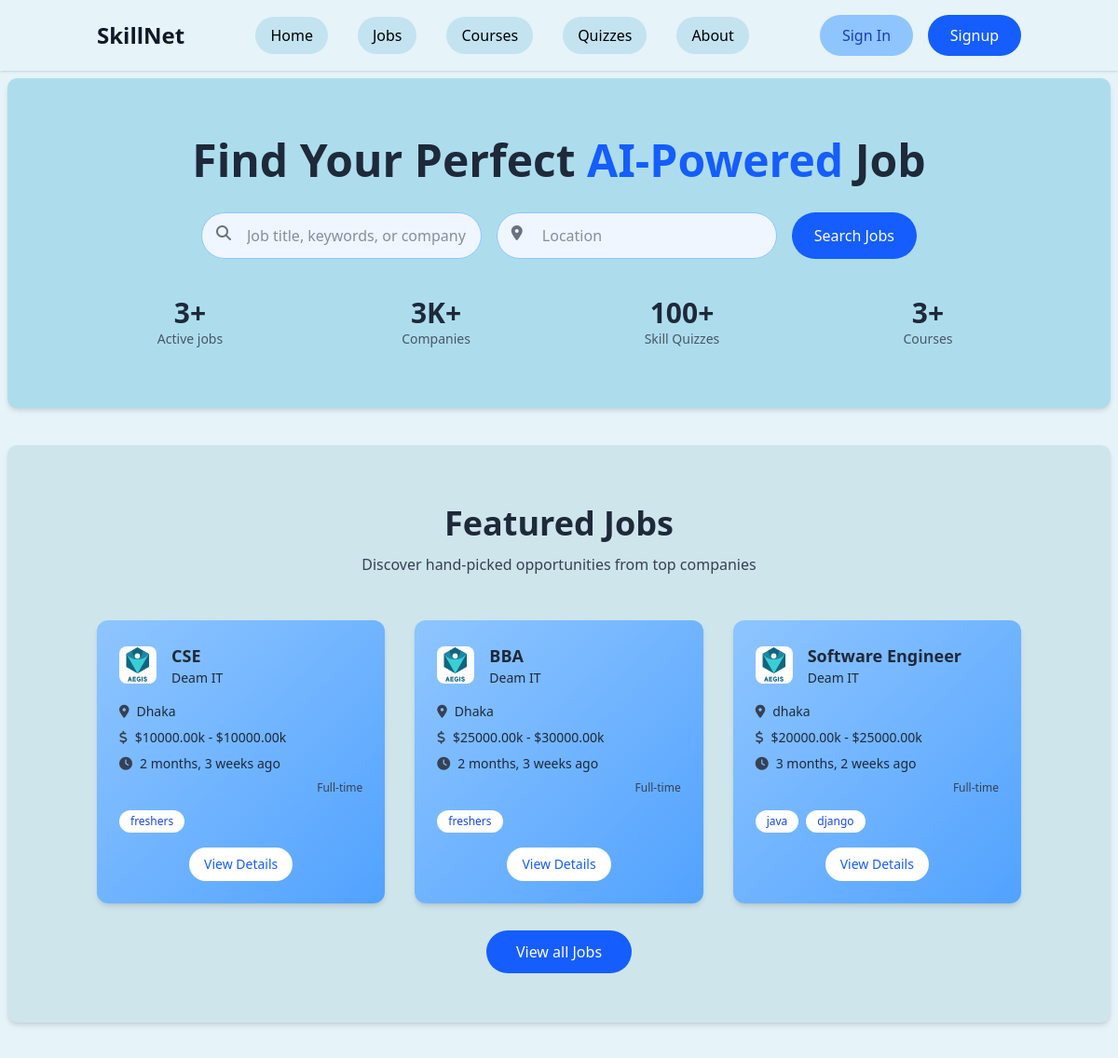
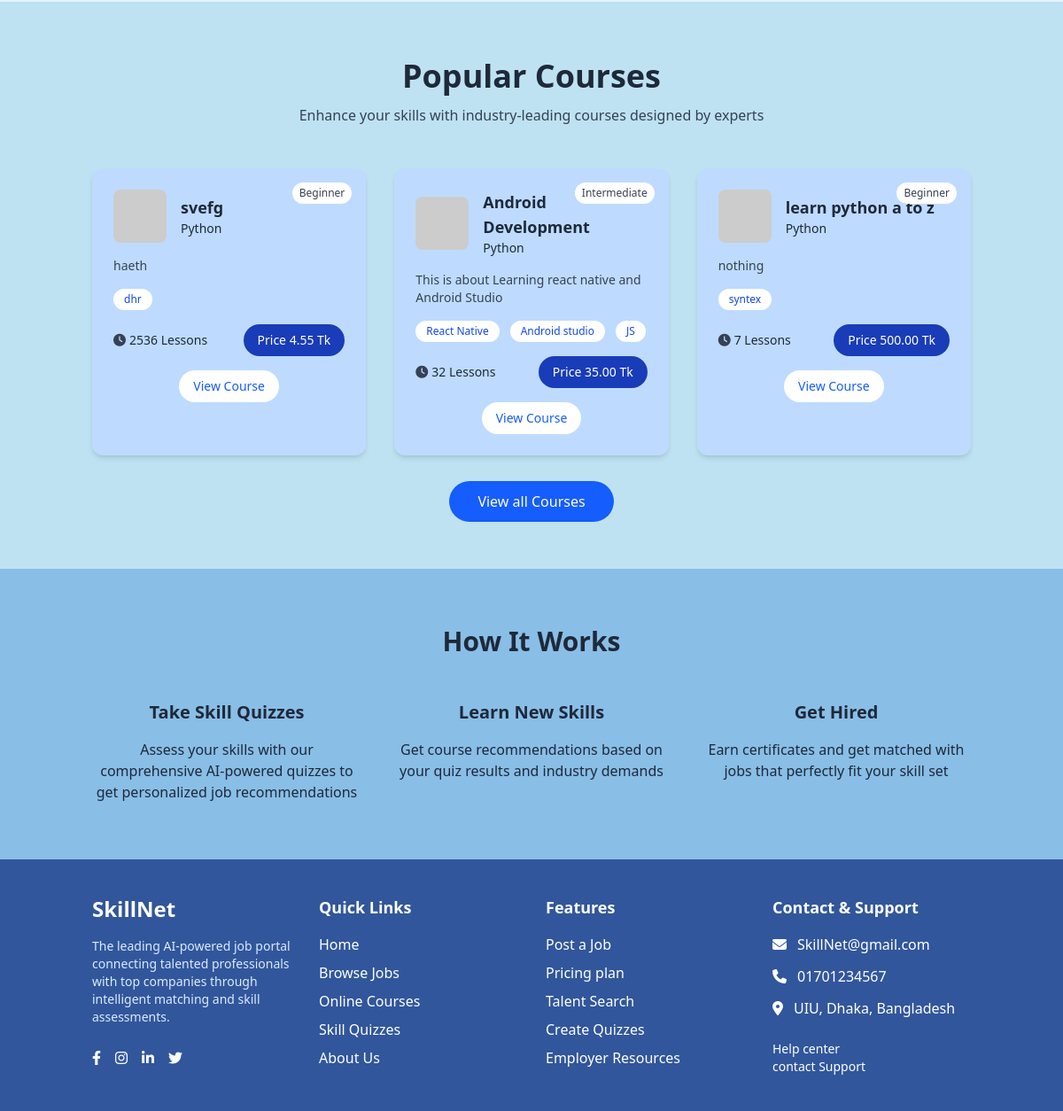
The page / on the database its author committed (2 pictures, top to bottom).
### app/models.py (models this page shows, shortened)
class Job(models.Model):
    JOB_TYPES = [
        ('full_time', 'Full-time'),
        ('part_time', 'Part-time'),
        ('contract', 'Contract'),
        ('internship', 'Internship'),
    ]
    EXPERIENCE_LEVELS = [
        ('entry', 'Entry-level'),
        ('mid', 'Mid-level'),
        ('senior', 'Senior'),
        ('top', 'Top-level'),
    ]
    WORK_MODES = [
        ('remote', 'Remote'),
        ('office', 'Office'),
        ('hybrid', 'Hybrid'),
    ]
    title = models.CharField(max_length=200)
    company = models.ForeignKey(Company, on_delete=models.CASCADE)
    location = models.CharField(max_length=100)
    salary_min = models.DecimalField(max_digits=10, decimal_places=2)
    salary_max = models.DecimalField(max_digits=10, decimal_places=2)
    job_type = models.CharField(max_length=20, choices=JOB_TYPES, default='full_time')
    experience_level = models.CharField(max_length=20, choices=EXPERIENCE_LEVELS, default='mid')
    work_mode = models.CharField(max_length=20, choices=WORK_MODES, default='office')
    description = models.TextField()
    requirements = models.TextField()
    skills_required = models.CharField(max_length=500)
    posted_date = models.DateTimeField(auto_now_add=True)
    is_active = models.BooleanField(default=True)
    category = models.CharField(max_length=100, default='General')
    def get_salary_range(self):
        return f"${self.salary_min}k - ${self.salary_max}k"
    def get_skills_list(self):
        return [skill.strip() for skill in self.skills_required.split(',')]

class Company(models.Model):
    name = models.CharField(max_length=200)
    logo = models.ImageField(upload_to='company_logos/', blank=True, null=True)
    description = models.TextField(blank=True)

class Course(models.Model):
    DIFFICULTY_LEVELS = [
        ('beginner', 'Beginner'),
        ('intermediate', 'Intermediate'),
        ('advanced', 'Advanced'),
    ]
    title = models.CharField(max_length=200)
    category = models.ForeignKey(CourseCategory, on_delete=models.CASCADE)
    instructor = models.CharField(max_length=100)
    instructor_photo = models.ImageField(upload_to='instructors/', blank=True, null=True)
    thumbnail = models.ImageField(upload_to='course_thumbnails/', blank=True, null=True)
    description = models.TextField()
    short_description = models.CharField(max_length=300)
    difficulty = models.CharField(max_length=20, choices=DIFFICULTY_LEVELS)
    price = models.DecimalField(max_digits=10, decimal_places=2)
    duration_weeks = models.IntegerField()
    lessons_count = models.IntegerField()
    skills_covered = models.CharField(max_length=500)
    rating = models.DecimalField(max_digits=3, decimal_places=1, default=4.5)
    rating_count = models.IntegerField(default=0)
    students_count = models.IntegerField(default=0)
    created_date = models.DateTimeField(auto_now_add=True)
    is_active = models.BooleanField(default=True)
    def get_skills_list(self):
        return [skill.strip() for skill in self.skills_covered.split(',')]

class CourseCategory(models.Model):
    name = models.CharField(max_length=100)
    description = models.TextField(blank=True)

### app/views.py (the view)
# urls.py: 2. Add a URL to urlpatterns:  path('', views.home, name='home')
def home(request):
    featured_jobs = Job.objects.filter(is_active=True).order_by('-posted_date')[:3]
    popular_courses = Course.objects.filter(is_active=True).order_by('-created_date')[:3]
    context = {
        'featured_jobs': featured_jobs,
        'popular_courses': popular_courses,
    }
    return render(request, 'welcome.html', context)

### static/templates/welcome.html
{% extends 'base.html' %}
{% load static %}
{% block content %}
  <section class="bg-[#ADDDED] py-16 px-4 rounded-[10px] shadow-md mx-2 mt-2">
    <div class="container mx-auto text-center">
      <h1 class="text-4xl md:text-5xl font-bold mb-8">
        Find Your Perfect <span class="text-blue-600">AI-Powered</span> Job
      </h1>
      <form method="GET" action="{% url 'app:search_jobs' %}" class="max-w-3xl mx-auto mb-10 flex flex-col md:flex-row gap-4">
        <div class="relative flex-grow">
          <input type="text" name="q" placeholder="Job title, keywords, or company" class="w-full pl-12 pr-4 py-3 rounded-full border border-blue-300 focus:outline-none focus:ring-2 focus:ring-blue-500 bg-blue-50" />
          <i class="fas fa-search absolute left-4 top-3.5 text-gray-500"></i>
        </div>
        <div class="relative flex-grow">
          <input type="text" name="location" placeholder="Location" class="w-full pl-12 pr-4 py-3 rounded-full border border-blue-300 focus:outline-none focus:ring-2 focus:ring-blue-500 bg-blue-50" />
          <i class="fas fa-map-marker-alt absolute left-4 top-3.5 text-gray-500"></i>
        </div>
        <button type="submit" class="px-6 py-3 bg-blue-600 text-white rounded-full hover:bg-blue-700 transition">Search Jobs</button>
      </form>
      <div class="grid grid-cols-2 md:grid-cols-4 gap-8 text-center mt-10">
        <div>
          <p class="text-3xl font-bold">{{ featured_jobs.count }}+</p>
          <p class="text-sm text-gray-600">Active jobs</p>
        </div>
        <div>
          <p class="text-3xl font-bold">3K+</p>
          <p class="text-sm text-gray-600">Companies</p>
        </div>
        <div>
          <p class="text-3xl font-bold">100+</p>
          <p class="text-sm text-gray-600">Skill Quizzes</p>
        </div>
        <div>
          <p class="text-3xl font-bold">{{ popular_courses.count }}+</p>
          <p class="text-sm text-gray-600">Courses</p>
        </div>
      </div>
    </div>
  </section>
  <section class="py-16 bg-[#CEE5EC] my-10 rounded-[10px] shadow-md mx-2">
    <div class="container mx-auto px-4">
      <div class="text-center mb-12">
        <h2 class="text-3xl md:text-4xl font-bold">Featured Jobs</h2>
        <p class="mt-3 text-gray-700">Discover hand-picked opportunities from top companies</p>
      </div>
      <div class="grid grid-cols-1 md:grid-cols-3 gap-8 mb-10">
        {% for job in featured_jobs %}
        <div class="bg-gradient-to-br from-blue-300 to-blue-400 p-6 rounded-xl shadow-md hover:shadow-lg transition-shadow">
          <div class="flex items-center mb-4">
            <img src="{{ job.company.logo.url }}"
              alt="{{ job.company.name }}"
              class="mr-4 rounded-lg h-10 w-10 object-cover overflow-hidden" />
            <div>
              <h3 class="font-bold text-lg">{{ job.title }}</h3>
              <p class="text-sm text-gray-800">{{ job.company.name }}</p>
            </div>
          </div>
          <div class="space-y-2 text-sm mt-4">
            <div class="flex items-center">
              <i class="fas fa-map-marker-alt text-gray-700 mr-2"></i>
              {{ job.location }}
            </div>
            <div class="flex items-center">
              <i class="fas fa-dollar-sign text-gray-700 mr-2"></i>
              {{ job.get_salary_range }}
            </div>
            <div class="flex items-center">
              <i class="fas fa-clock text-gray-700 mr-2"></i>
              {{ job.posted_date|timesince }} ago
            </div>
            <div class="flex justify-end text-xs text-gray-700">{{ job.get_job_type_display }}</div>
          </div>
          <div class="flex flex-wrap gap-2 mt-4">
            {% for skill in job.get_skills_list|slice:":3" %}
            <span class="bg-white text-blue-700 px-3 py-1 rounded-full text-xs">{{ skill }}</span>
            {% endfor %}
          </div>
          <div class="mt-4 text-center">
            <a href="{% url 'app:job_detail' job.id %}" class="inline-block px-4 py-2 bg-white text-blue-600 rounded-full text-sm hover:bg-blue-50 transition">View Details</a>
          </div>
        </div>
        {% empty %}
        <div class="col-span-3 text-center py-8">
          <p class="text-gray-600">No featured jobs available at the moment.</p>
        </div>
        {% endfor %}
      </div>
      <div class="text-center">
        <a href="{% url 'app:job_list' %}" class="px-8 py-3 bg-blue-600 text-white rounded-full hover:bg-blue-700 transition">View all Jobs</a>
      </div>
    </div>
  </section>
  <section class="py-16 bg-[#BEE2F2]">
    <div class="container mx-auto px-4">
      <div class="text-center mb-12">
        <h2 class="text-3xl md:text-4xl font-bold">Popular Courses</h2>
        <p class="mt-3 text-gray-700">Enhance your skills with industry-leading courses designed by experts</p>
      </div>
      <div class="grid grid-cols-1 md:grid-cols-3 gap-8 mb-10">
        {% for course in popular_courses %}
        <div class="bg-blue-200 p-6 rounded-xl shadow-md relative hover:shadow-lg transition-shadow">
          <div class="absolute top-4 right-4 text-xs bg-white text-gray-700 px-2 py-1 rounded-full">{{ course.get_difficulty_display }}</div>
          <div class="flex items-center mb-4">
            <img src="https://via.placeholder.com/60x60?text={{ course.title|slice:':1' }}" alt="{{ course.title }}" class="mr-4 rounded-lg" />
            <div>
              <h3 class="font-bold text-lg">{{ course.title }}</h3>
              <p class="text-sm text-gray-800">{{ course.category.name }}</p>
            </div>
          </div>
          <p class="text-sm text-gray-700 mb-4">{{ course.short_description }}</p>
          <div class="flex flex-wrap gap-3 mb-4">
            {% for skill in course.get_skills_list|slice:":3" %}
            <span class="bg-white text-blue-700 px-3 py-1 rounded-full text-xs">{{ skill }}</span>
            {% endfor %}
          </div>
          <div class="flex justify-between items-center">
            <div class="flex items-center text-sm">
              <i class="fas fa-clock text-gray-700 mr-1"></i>
              {{ course.lessons_count }} Lessons
            </div>
            <span class="px-4 py-2 bg-blue-800 text-white rounded-full text-sm">Price {{ course.price }} Tk</span>
          </div>
          <div class="mt-4 text-center">
            <a href="{% url 'app:course_detail' course.id %}" class="inline-block px-4 py-2 bg-white text-blue-600 rounded-full text-sm hover:bg-blue-50 transition">View Course</a>
          </div>
        </div>
        {% empty %}
        <div class="col-span-3 text-center py-8">
          <p class="text-gray-600">No courses available at the moment.</p>
        </div>
        {% endfor %}
      </div>
      <div class="text-center">
        <a href="{% url 'app:course_list' %}" class="px-8 py-3 bg-blue-600 text-white rounded-full hover:bg-blue-700 transition">View all Courses</a>
      </div>
    </div>
  </section>
  <section class="py-16 bg-[#89BEE6]">
    <div class="container mx-auto px-4">
      <h2 class="text-3xl font-bold text-center mb-12">How It Works</h2>
      <div class="grid grid-cols-1 md:grid-cols-3 gap-10 text-center">
        <div>
          <h3 class="text-xl font-bold mb-4">Take Skill Quizzes</h3>
          <p class="text-gray-800">Assess your skills with our comprehensive AI-powered quizzes to get personalized job recommendations</p>
        </div>
        <div>
          <h3 class="text-xl font-bold mb-4">Learn New Skills</h3>
          <p class="text-gray-800">Get course recommendations based on your quiz results and industry demands</p>
        </div>
        <div>
          <h3 class="text-xl font-bold mb-4">Get Hired</h3>
          <p class="text-gray-800">Earn certificates and get matched with jobs that perfectly fit your skill set</p>
        </div>
      </div>
    </div>
  </section>
{% endblock %}

### rows shown on the page
Job: company.logo (picture), title "CSE", company.name "Deam IT", location "Dhaka", get_salary_range "$10000.00k - $10000.00k", posted_date "2 months, 3 weeks", job_type "Full-time", get_skills_list "freshers"
Job: company.logo (picture), title "BBA", company.name "Deam IT", location "Dhaka", get_salary_range "$25000.00k - $30000.00k", posted_date "2 months, 3 weeks", job_type "Full-time", get_skills_list "freshers"
Job: company.logo (picture), title "Software Engineer", company.name "Deam IT", location "dhaka", get_salary_range "$20000.00k - $25000.00k", posted_date "3 months, 2 weeks", job_type "Full-time", get_skills_list "java" "django"
Course: difficulty "Beginner", title "svefg", category.name "Python", short_description "haeth", get_skills_list "dhr", lessons_count "2536", price "4.55"
Course: difficulty "Intermediate", title "Android Development", category.name "Python", short_description "This is about Learning react native and Android Studio", get_skills_list "React Native" "Android studio" "JS", lessons_count "32", price "35.00"
Course: difficulty "Beginner", title "learn python a to z", category.name "Python", short_description "nothing", get_skills_list "syntex", lessons_count "7", price "500.00"

### other values the page prints
{{ featured_jobs.count }} "3"
{{ popular_courses.count }} "3"
